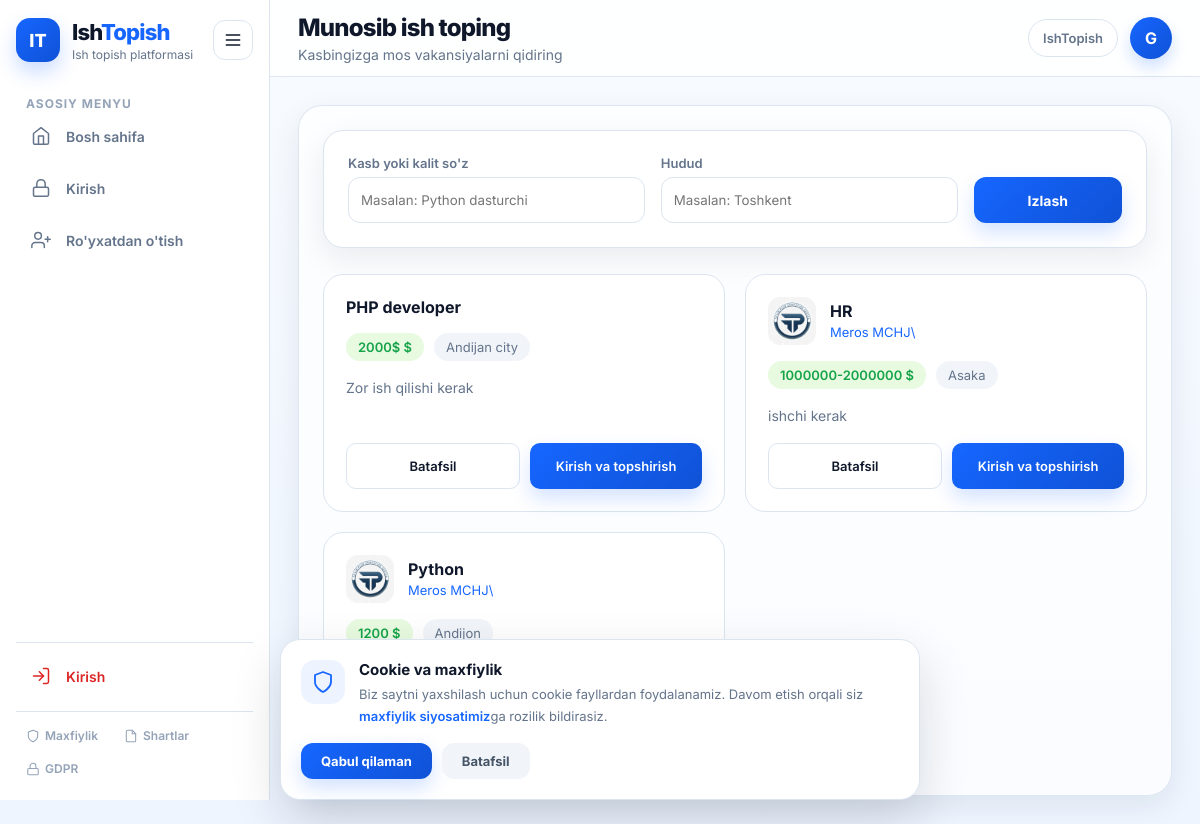
The app's page /jobs/, older data.
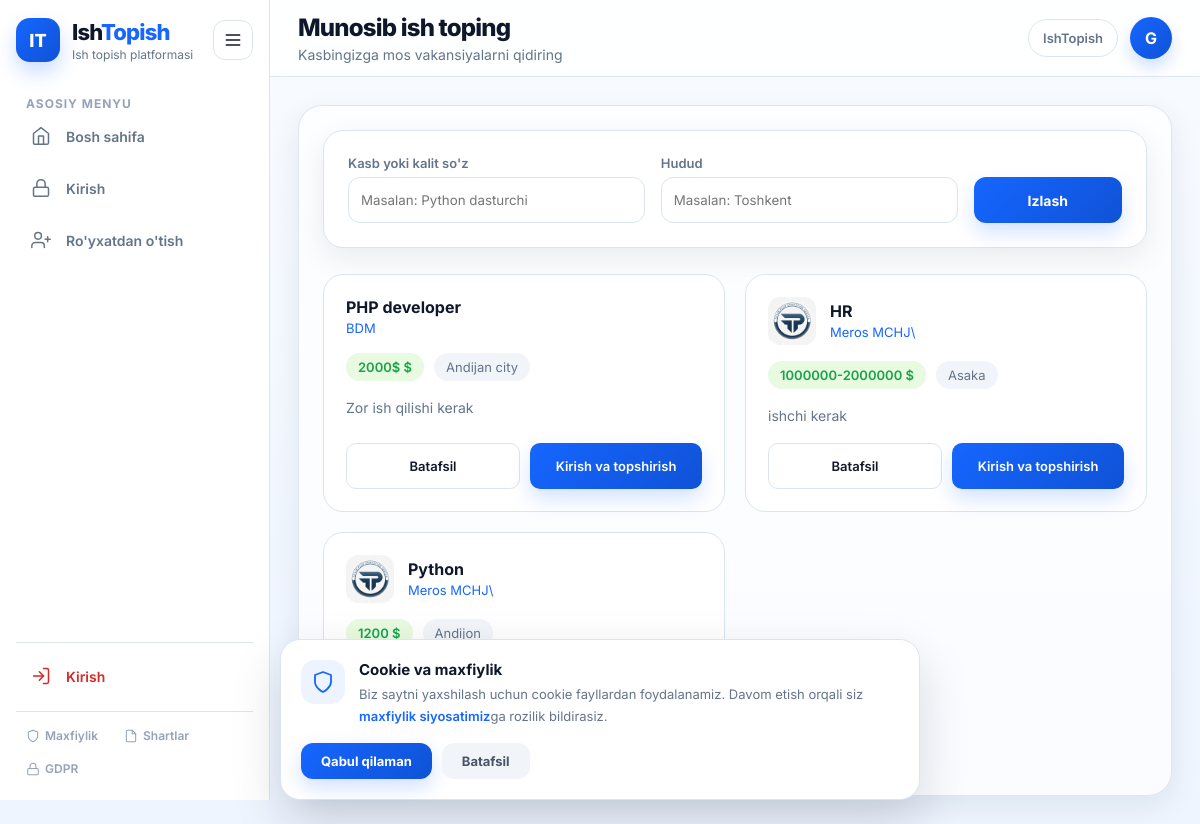
The same page, newer data.
### ishbor/models.py (models this page shows, shortened)
class Vacancy(models.Model):
    class JobType(models.TextChoices):
        FULL_TIME = 'full_time', 'To‘liq stavka'
        PART_TIME = 'part_time', 'Yarim stavka'
        REMOTE = 'remote', 'Masofaviy'
    employer = models.ForeignKey(
        settings.AUTH_USER_MODEL,
        on_delete=models.CASCADE,
        related_name='vacancies'
    )
    title = models.CharField(max_length=255)
    salary = models.CharField(max_length=100)
    location = models.CharField(max_length=255)
    job_type = models.CharField(
        max_length=50,
        choices=JobType.choices,
        default=JobType.FULL_TIME
    )
    description = models.TextField()
    responsibilities = models.TextField(blank=True, null=True)
    requirements = models.TextField(blank=True, null=True)
    benefits = models.TextField(blank=True, null=True)
    is_active = models.BooleanField(default=True, verbose_name="Faol holatda")
    created_at = models.DateTimeField(auto_now_add=True, verbose_name="Yaratilgan sana")
    deadline = models.DateField(null=True, blank=True, verbose_name="Oxirgi muddat")
    class Meta:
        ordering = ['-created_at']
        verbose_name = "Vakansiya"
        verbose_name_plural = "Vakansiyalar"

class EmployerProfile(models.Model):
    user = models.OneToOneField(User, on_delete=models.CASCADE, related_name='employer_profile')
    company_name = models.CharField(max_length=255)
    stir = models.CharField(max_length=20)
    logo = models.ImageField(upload_to=upload_to_company_logos, null=True, blank=True)
    company_address = models.TextField()
    company_phone = models.CharField(max_length=20)
    responsible_full_name = models.CharField(max_length=150)
    gdpr_consent = models.BooleanField(default=False, verbose_name="GDPR roziligi")
    gdpr_consent_date = models.DateTimeField(null=True, blank=True, verbose_name="GDPR rozilik sanasi")
    marketing_consent = models.BooleanField(default=False, verbose_name="Marketing roziligi")
    updated_at = models.DateTimeField(auto_now=True, verbose_name="Yangilangan sana")
    class Meta:
        verbose_name = "Ish beruvchi profili"
        verbose_name_plural = "Ish beruvchilar profillari"

### ishbor/views.py (the view)
# urls.py: path('jobs/', job_list, name='job_list'),
def job_list(request):
    query = request.GET.get('q')
    location = request.GET.get('location')
    jobs = Vacancy.objects.filter(is_active=True).order_by('-created_at')
    if query:
        jobs = jobs.filter(Q(title__icontains=query) | Q(description__icontains=query))
    if location:
        jobs = jobs.filter(location__icontains=location)
    return render(request, 'candidate/job_list.html', {'jobs': jobs})

### ishbor/templates/candidate/job_list.html (shortened to what this page needs)
{% extends 'base.html' %}
{% block page_title %}Munosib ish toping{% endblock %}
{% block page_subtitle %}Kasbingizga mos vakansiyalarni qidiring{% endblock %}
{% block content %}
<div class="jobs-page">
    <section class="search-card">
        <form method="GET" action="{% url 'job_list' %}" class="search-grid">
            <div class="search-field">
                <label>Kasb yoki kalit so'z</label>
                <input
                    type="text"
                    name="q"
                    placeholder="Masalan: Python dasturchi"
                    value="{{ request.GET.q }}">
            </div>
            <div class="search-field">
                <label>Hudud</label>
                <input
                    type="text"
                    name="location"
                    placeholder="Masalan: Toshkent"
                    value="{{ request.GET.location }}">
            </div>
            <button class="btn-primary search-btn">
                Izlash
            </button>
        </form>
    </section>
    <section class="jobs-grid">
        {% for job in jobs %}
        <div class="job-card">
            <div class="job-top">
                {% if job.employer.employer_profile.logo %}
                <img
                    src="{{ job.employer.employer_profile.logo.url }}"
                    class="company-logo">
                {% endif %}
                <div class="job-info">
                    <h3>
                        <a href="{% url 'vacancy_detail' job.id %}">
                            {{ job.title }}
                        </a>
                    </h3>
                    <span class="company-name">
                        {{ job.employer.employer_profile.company_name }}
                    </span>
                </div>
            </div>
            <div class="job-meta">
                <span class="salary">
                    {{ job.salary }} $
                </span>
                <span class="location">
                    {{ job.location }}
                </span>
            </div>
            <p class="job-description">
                {{ job.description }}
            </p>
            <div class="job-actions">
                <a href="{% url 'vacancy_detail' job.id %}" class="btn-secondary">
                    Batafsil
                </a>
                {% if user.is_authenticated %}
                    {% if user.role == "candidate" %}
                        <a href="{% url 'apply_for_job' job.id %}" class="btn-primary">
                            Ariza berish
                        </a>
                    {% else %}
                        <button class="btn-disabled">
                            Ariza berish
                        </button>
                    {% endif %}
                {% else %}
                    <a href="{% url 'login' %}?next={{ request.path }}" class="btn-primary">
                        Kirish va topshirish
                    </a>
                {% endif %}
            </div>
        </div>
        {% endfor %}
    </section>
</div>
{% endblock %}

Row changes from the older to the newer data that the page shows:
changed through a linked row, Vacancy "PHP developer": employer.employer_profile.company_name (not shown) → "BDM"
